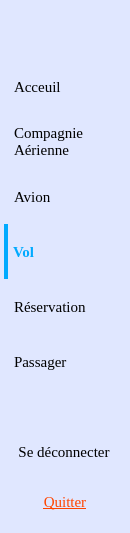
       <widget class="QFrame" name="frame_21">
        <property name="sizePolicy">
         <sizepolicy hsizetype="Expanding" vsizetype="Preferred">
          <horstretch>0</horstretch>
          <verstretch>0</verstretch>
         </sizepolicy>
        </property>
        <property name="minimumSize">
         <size>
          <width>129</width>
          <height>0</height>
         </size>
        </property>
        <property name="maximumSize">
         <size>
          <width>130</width>
          <height>16777215</height>
         </size>
        </property>
        <property name="styleSheet">
         <string notr="true">QFrame {
background-color : #e0e7ff;
border : 4px solid #e0e7ff;
}</string>
        </property>
        <property name="frameShape">
         <enum>QFrame::Shape::StyledPanel</enum>
        </property>
        <property name="frameShadow">
         <enum>QFrame::Shadow::Raised</enum>
        </property>
        <layout class="QVBoxLayout" name="verticalLayout_6">
         <property name="spacing">
          <number>0</number>
         </property>
         <property name="leftMargin">
          <number>0</number>
         </property>
         <property name="topMargin">
          <number>0</number>
         </property>
         <property name="rightMargin">
          <number>0</number>
         </property>
         <property name="bottomMargin">
          <number>0</number>
         </property>
         <item>
          <widget class="QPushButton" name="pushButton">
           <property name="sizePolicy">
            <sizepolicy hsizetype="Expanding" vsizetype="Expanding">
             <horstretch>0</horstretch>
             <verstretch>0</verstretch>
            </sizepolicy>
           </property>
           <property name="minimumSize">
            <size>
             <width>110</width>
             <height>55</height>
            </size>
           </property>
           <property name="maximumSize">
            <size>
             <width>130</width>
             <height>100</height>
            </size>
           </property>
           <property name="font">
            <font>
             <family>Times New Roman</family>
             <pointsize>12</pointsize>
             <underline>true</underline>
            </font>
           </property>
           <property name="styleSheet">
            <string notr="true">QPushButton
{
border : none;
}
QPushButton:hover
{
text-decoration : underline;
}
QPushButton:pressed
{
background-color : #888888;
}</string>
           </property>
           <property name="text">
            <string/>
           </property>
           <property name="iconSize">
            <size>
             <width>20</width>
             <height>20</height>
            </size>
           </property>
          </widget>
         </item>
         <item>
          <widget class="QPushButton" name="menuAcceuil">
           <property name="sizePolicy">
            <sizepolicy hsizetype="Expanding" vsizetype="Expanding">
             <horstretch>0</horstretch>
             <verstretch>0</verstretch>
            </sizepolicy>
           </property>
           <property name="minimumSize">
            <size>
             <width>109</width>
             <height>55</height>
            </size>
           </property>
           <property name="maximumSize">
            <size>
             <width>130</width>
             <height>100</height>
            </size>
           </property>
           <property name="font">
            <font>
             <family>Times New Roman</family>
             <pointsize>11</pointsize>
            </font>
           </property>
           <property name="styleSheet">
            <string notr="true">QPushButton
{
border : none;
text-align : left;
padding-left : 10px;
}
QPushButton:hover
{
text-decoration : underline;
}

QPushButton:pressed
{
background-color : #e0e7ff;
}</string>
           </property>
           <property name="text">
            <string>Acceuil</string>
           </property>
           <property name="icon">
            <iconset resource="ressources/icons.qrc">
             <normaloff>:/icons/acceuil.png</normaloff>:/icons/acceuil.png</iconset>
           </property>
           <property name="iconSize">
            <size>
             <width>30</width>
             <height>30</height>
            </size>
           </property>
          </widget>
         </item>
         <item>
          <widget class="QPushButton" name="menuCompagnieAerienne">
           <property name="sizePolicy">
            <sizepolicy hsizetype="Expanding" vsizetype="Expanding">
             <horstretch>0</horstretch>
             <verstretch>0</verstretch>
            </sizepolicy>
           </property>
           <property name="minimumSize">
            <size>
             <width>109</width>
             <height>55</height>
            </size>
           </property>
           <property name="maximumSize">
            <size>
             <width>130</width>
             <height>100</height>
            </size>
           </property>
           <property name="font">
            <font>
             <family>Times New Roman</family>
             <pointsize>11</pointsize>
            </font>
           </property>
           <property name="styleSheet">
            <string notr="true">QPushButton
{
border : none;
text-align : left;
padding-left : 10px;
}
QPushButton:hover
{
text-decoration : underline;
}

QPushButton:pressed
{
background-color : #e0e7ff;
}</string>
           </property>
           <property name="text">
            <string>Compagnie
Aérienne</string>
           </property>
           <property name="icon">
            <iconset resource="ressources/icons.qrc">
             <normaloff>:/icons/compagnie.png</normaloff>:/icons/compagnie.png</iconset>
           </property>
           <property name="iconSize">
            <size>
             <width>30</width>
             <height>30</height>
            </size>
           </property>
          </widget>
         </item>
         <item>
          <widget class="QPushButton" name="menuAvion">
           <property name="sizePolicy">
            <sizepolicy hsizetype="Expanding" vsizetype="Expanding">
             <horstretch>0</horstretch>
             <verstretch>0</verstretch>
            </sizepolicy>
           </property>
           <property name="minimumSize">
            <size>
             <width>109</width>
             <height>55</height>
            </size>
           </property>
           <property name="maximumSize">
            <size>
             <width>130</width>
             <height>100</height>
            </size>
           </property>
           <property name="font">
            <font>
             <family>Times New Roman</family>
             <pointsize>11</pointsize>
            </font>
           </property>
           <property name="styleSheet">
            <string notr="true">QPushButton
{
border : none;
text-align : left;
padding-left : 10px;
}
QPushButton:hover
{
text-decoration : underline;
}

QPushButton:pressed
{
background-color : #e0e7ff;
}</string>
           </property>
           <property name="text">
            <string>Avion</string>
           </property>
           <property name="icon">
            <iconset resource="ressources/icons.qrc">
             <normaloff>:/icons/avion.png</normaloff>:/icons/avion.png</iconset>
           </property>
           <property name="iconSize">
            <size>
             <width>30</width>
             <height>30</height>
            </size>
           </property>
          </widget>
         </item>
         <item>
          <widget class="QPushButton" name="menuVol">
           <property name="sizePolicy">
            <sizepolicy hsizetype="Expanding" vsizetype="Expanding">
             <horstretch>0</horstretch>
             <verstretch>0</verstretch>
            </sizepolicy>
           </property>
           <property name="minimumSize">
            <size>
             <width>109</width>
             <height>55</height>
            </size>
           </property>
           <property name="maximumSize">
            <size>
             <width>130</width>
             <height>100</height>
            </size>
           </property>
           <property name="font">
            <font>
             <family>Times New Roman</family>
             <pointsize>11</pointsize>
             <bold>true</bold>
            </font>
           </property>
           <property name="styleSheet">
            <string notr="true">QPushButton
{
text-align : left;
padding-left : 5px;
border : none;
font-weight : bold;
border-radius : 0px;
border-left : 4px solid #00aaff;
color : #00aaff;

}
QPushButton:hover
{
text-decoration : underline;
}</string>
           </property>
           <property name="text">
            <string>Vol</string>
           </property>
           <property name="icon">
            <iconset resource="ressources/icons.qrc">
             <normaloff>:/icons/vol.png</normaloff>:/icons/vol.png</iconset>
           </property>
           <property name="iconSize">
            <size>
             <width>30</width>
             <height>30</height>
            </size>
           </property>
          </widget>
         </item>
         <item>
          <widget class="QPushButton" name="menuReservation">
           <property name="sizePolicy">
            <sizepolicy hsizetype="Expanding" vsizetype="Expanding">
             <horstretch>0</horstretch>
             <verstretch>0</verstretch>
            </sizepolicy>
           </property>
           <property name="minimumSize">
            <size>
             <width>109</width>
             <height>55</height>
            </size>
           </property>
           <property name="maximumSize">
            <size>
             <width>130</width>
             <height>100</height>
            </size>
           </property>
           <property name="font">
            <font>
             <family>Times New Roman</family>
             <pointsize>11</pointsize>
            </font>
           </property>
           <property name="styleSheet">
            <string notr="true">QPushButton
{
border : none;
text-align : left;
padding-left : 10px;
}
QPushButton:hover
{
text-decoration : underline;
}

QPushButton:pressed
{
background-color : #e0e7ff;
}</string>
           </property>
           <property name="text">
            <string>Réservation</string>
           </property>
           <property name="icon">
            <iconset resource="ressources/icons.qrc">
             <normaloff>:/icons/reservation.png</normaloff>:/icons/reservation.png</iconset>
           </property>
           <property name="iconSize">
            <size>
             <width>30</width>
             <height>30</height>
            </size>
           </property>
          </widget>
         </item>
         <item>
          <widget class="QPushButton" name="menuPassager">
           <property name="sizePolicy">
            <sizepolicy hsizetype="Expanding" vsizetype="Expanding">
             <horstretch>0</horstretch>
             <verstretch>0</verstretch>
            </sizepolicy>
           </property>
           <property name="minimumSize">
            <size>
             <width>109</width>
             <height>55</height>
            </size>
           </property>
           <property name="maximumSize">
            <size>
             <width>130</width>
             <height>100</height>
            </size>
           </property>
           <property name="font">
            <font>
             <family>Times New Roman</family>
             <pointsize>11</pointsize>
            </font>
           </property>
           <property name="styleSheet">
            <string notr="true">QPushButton
{
border : none;
text-align : left;
padding-left : 10px;
}
QPushButton:hover
{
text-decoration : underline;
}

QPushButton:pressed
{
background-color : #e0e7ff;
}</string>
           </property>
           <property name="text">
            <string>Passager</string>
           </property>
           <property name="icon">
            <iconset resource="ressources/icons.qrc">
             <normaloff>:/icons/passager.png</normaloff>:/icons/passager.png</iconset>
           </property>
           <property name="iconSize">
            <size>
             <width>30</width>
             <height>30</height>
            </size>
           </property>
          </widget>
         </item>
         <item>
          <spacer name="verticalSpacer_22">
           <property name="orientation">
            <enum>Qt::Orientation::Vertical</enum>
           </property>
           <property name="sizeType">
            <enum>QSizePolicy::Policy::Preferred</enum>
           </property>
           <property name="sizeHint" stdset="0">
            <size>
             <width>20</width>
             <height>40</height>
            </size>
           </property>
          </spacer>
         </item>
         <item>
          <widget class="QPushButton" name="menuSeDeconnecter">
           <property name="sizePolicy">
            <sizepolicy hsizetype="Preferred" vsizetype="Expanding">
             <horstretch>0</horstretch>
             <verstretch>0</verstretch>
            </sizepolicy>
           </property>
           <property name="minimumSize">
            <size>
             <width>80</width>
             <height>45</height>
            </size>
           </property>
           <property name="maximumSize">
            <size>
             <width>120</width>
             <height>45</height>
            </size>
           </property>
           <property name="font">
            <font>
             <family>Times New Roman</family>
             <pointsize>11</pointsize>
            </font>
           </property>
           <property name="styleSheet">
            <string notr="true">QPushButton {
background-color : #e0e7ff;
    color : black;
border : none;
}

QPushButton:hover {
    color : #FF4081;
text-decoration : underline;
}</string>
           </property>
           <property name="text">
            <string>Se déconnecter</string>
           </property>
           <property name="icon">
            <iconset theme="QIcon::ThemeIcon::SystemLogOut"/>
           </property>
           <property name="iconSize">
            <size>
             <width>20</width>
             <height>20</height>
            </size>
           </property>
          </widget>
         </item>
         <item>
          <widget class="QPushButton" name="menuQuitter">
           <property name="sizePolicy">
            <sizepolicy hsizetype="Expanding" vsizetype="Expanding">
             <horstretch>0</horstretch>
             <verstretch>0</verstretch>
            </sizepolicy>
           </property>
           <property name="minimumSize">
            <size>
             <width>109</width>
             <height>55</height>
            </size>
           </property>
           <property name="maximumSize">
            <size>
             <width>130</width>
             <height>100</height>
            </size>
           </property>
           <property name="font">
            <font>
             <family>Times New Roman</family>
             <pointsize>11</pointsize>
             <underline>true</underline>
            </font>
           </property>
           <property name="styleSheet">
            <string notr="true">QPushButton
{
border : none;
color : orangered;
}
QPushButton:hover
{
color : #cc3600;
text-decoration : underline;
}
</string>
           </property>
           <property name="text">
            <string>Quitter</string>
           </property>
           <property name="iconSize">
            <size>
             <width>30</width>
             <height>30</height>
            </size>
           </property>
          </widget>
         </item>
        </layout>
       </widget>
